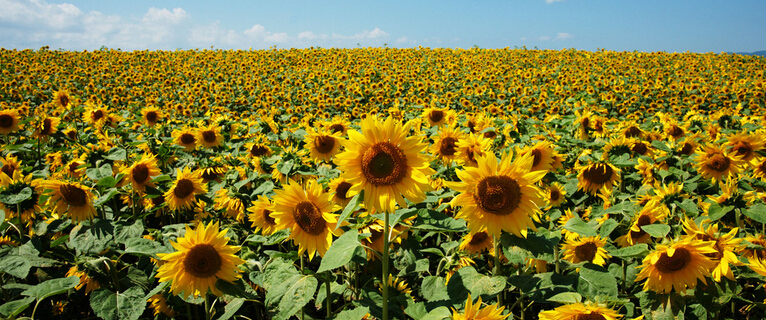
//> input picture ImageFeatures/ImageFeatures/images/sunflower.jpg, 766 x 320 px
$ ./main ../images/sunflower.jpg   (built with g++ and OpenCV 4)
//> lines starting //> are read from the running program, lines starting //| are printed output that depends on the picture; after the words box and inside, x2 and y2 are one past the last pixel; in counts of white or black regions, pixels touching at a corner belong together
//> further down, image is the input picture: 320 rows x 766 cols, CV_8UC3; mean B, G, R 51.9, 118.8, 124.9
### ImageFeatures/ImageFeatures/source/imgFeat.h
#ifndef IMGFEAT_H_
#define IMGFEAT_H_

#include <iostream>
#include <algorithm>

#include "opencv2/core/core.hpp"
#include "opencv2/highgui/highgui.hpp"
#include "opencv2/imgproc/imgproc.hpp"

using namespace cv;
using namespace std;

namespace feat
{
	const double EPS = 2.2204e-16;
	struct SBlob
	{
		Point position;
		double value;
		double sigma;
	};
	static bool compareBlob(const SBlob& lhs, const SBlob& rhs);
	Mat getHOGKernel(Size& ksize, double sigma);
	void extBlobFeat(Mat& imgSrc, vector<SBlob>& blobs);


	// edge detection
	enum sobelDirection{SOBEL_HORZ, SOBEL_VERT, SOBEL_BOTH};
	double getSobelEdge(const Mat& imgSrc, Mat& imgDst, double thresh = -1, int direction = SOBEL_BOTH);
	static double getCannyThresh(const Mat& inputArray, double percentage);
	void getCannyEdge(const Mat& imgSrc, Mat& imgDst, double lowThresh = -1, double highThresh = -1, double sigma = 1);


	void detectHarrisCorners(const Mat& imgSrc, Mat& imgDst, double alpha);
	void drawCornerOnImage(Mat& image, const Mat&binary);
	void detectHarrisLaplace(const Mat& imgSrc, Mat& imgDst);
}


#endif

### ImageFeatures/ImageFeatures/source/hogBlob.cpp
#include "imgFeat.h"

// [131 lines left out: function extBlobFeat, not called in this run]


Mat feat::getHOGKernel(Size& ksize, double sigma)
{
	Mat kernel(ksize, CV_64F);
	Point centPoint = Point((ksize.width -1)/2, ((ksize.height -1)/2));
	// first calculate Gaussian
	for (int i=0; i < kernel.rows; i++)
	{
		double* pData = kernel.ptr<double>(i);
		for (int j = 0; j < kernel.cols; j++)
		{
			double param = -((i - centPoint.y) * (i - centPoint.y) + (j - centPoint.x) * (j - centPoint.x)) / (2*sigma*sigma);
			pData[j] = exp(param);
		}
	}
	double maxValue;
	minMaxLoc(kernel, NULL, &maxValue);
	for (int i=0; i < kernel.rows; i++)
	{
		double* pData = kernel.ptr<double>(i);
		for (int j = 0; j < kernel.cols; j++)
		{
			if (pData[j] < EPS* maxValue)
			{
				pData[j] = 0;
			}
		}
	}

	double sumKernel = sum(kernel)[0];
	if (sumKernel != 0)
	{
		kernel = kernel / sumKernel;
	}
	// now calculate Laplacian
	for (int i=0; i < kernel.rows; i++)
	{
		double* pData = kernel.ptr<double>(i);
		for (int j = 0; j < kernel.cols; j++)
		{
			double addition = ((i - centPoint.y) * (i - centPoint.y) + (j - centPoint.x) * (j - centPoint.x) - 2*sigma*sigma)/(sigma*sigma*sigma*sigma);
			pData[j] *= addition;
		}
	}
	// make the filter sum to zero
	sumKernel = sum(kernel)[0];
	kernel -= (sumKernel/(ksize.width  * ksize.height));

	return kernel;
}

// [4 lines left out: function compareBlob, not called in this run]

### ImageFeatures/ImageFeatures/source/harrisLaplace.cpp
#include "imgFeat.h"

void feat::detectHarrisLaplace(const Mat& imgSrc, Mat& imgDst)
{
	Mat gray;
	if (imgSrc.channels() == 3)
	{
		cvtColor(imgSrc, gray, CV_BGR2GRAY);
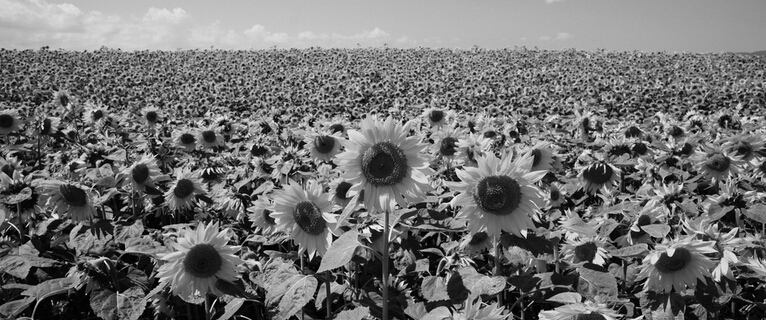
//> gray: 320 rows x 766 cols, CV_8UC1; min 0, max 254, mean 113
	}
	else
	{
		gray = imgSrc.clone();
	}
	gray.convertTo(gray, CV_64F);
//> gray: 320 rows x 766 cols, CV_64FC1

	/* 尺度设置*/
	double dSigmaStart = 1.5;
	double dSigmaStep = 1.2;
	int iSigmaNb = 13;

	vector<double> dvecSigma(iSigmaNb);
	for (int i = 0; i < iSigmaNb; i++)
	{
		dvecSigma[i] = dSigmaStart + i*dSigmaStep;
	}
	vector<Mat> harrisArray(iSigmaNb);

	for (int i = 0; i < iSigmaNb; i++)
	{
		double iSigmaI = dvecSigma[i];
		double iSigmaD = 0.7 * iSigmaI;

		int iKernelSize = 6*round(iSigmaD) + 1;
		/*微分算子*/
		Mat dx(1, iKernelSize, CV_64F);
		for (int k =0; k < iKernelSize; k++)
		{
			int pCent = (iKernelSize - 1) / 2;
			int x = k - pCent;
			dx.at<double>(0,i) = x * exp(-x*x/(2*iSigmaD*iSigmaD))/(iSigmaD*iSigmaD*iSigmaD*sqrt(2*CV_PI));
		}

		Mat dy = dx.t();
		Mat Ix,Iy;
		/*图像微分*/
		filter2D(gray, Ix, CV_64F, dx);
		filter2D(gray, Iy, CV_64F, dy);

		Mat Ix2,Iy2,Ixy;
		Ix2 = Ix.mul(Ix);
		Iy2 = Iy.mul(Iy);
		Ixy = Ix.mul(Iy);

		int gSize = 6*round(iSigmaI) + 1;
		Mat gaussKernel = getGaussianKernel(gSize, iSigmaI);
		filter2D(Ix2, Ix2, CV_64F, gaussKernel);
		filter2D(Iy2, Iy2, CV_64F, gaussKernel);
		filter2D(Ixy, Ixy, CV_64F, gaussKernel);

		/*自相关矩阵*/
		double alpha = 0.06;
		Mat detM = Ix2.mul(Iy2) - Ixy.mul(Ixy);
		Mat trace = Ix2 + Iy2;
		Mat cornerStrength = detM - alpha * trace.mul(trace);


		double maxStrength;
		minMaxLoc(cornerStrength, NULL, &maxStrength, NULL, NULL);
		Mat dilated;
		Mat localMax;
		dilate(cornerStrength, dilated, Mat());
		compare(cornerStrength, dilated, localMax, CMP_EQ);


		Mat cornerMap;
		double qualityLevel = 0.2;
		double thresh = qualityLevel * maxStrength;
		cornerMap = cornerStrength > thresh;
		bitwise_and(cornerMap, localMax, cornerMap);
		harrisArray[i] = cornerMap.clone();
	}
//> this loop made 13 passes
//> (maxStrength, thresh) on passes 3 to 13: (7.76e-05, 1.55e-05), (4.17e-06, 8.35e-07), (0.000685, 0.000137), (3.92e-05, 7.83e-06), (4.79e-06, 9.57e-07), (7.25e-07, 1.45e-07), (1.52e-07, 3.05e-08), (3.87e-08, 7.75e-09), (3.7e-07, 7.41e-08), (8.29e-08, 1.66e-08), (2.55e-08, 5.11e-09)
//> (maxStrength, thresh) on passes 1 to 2: (28.33, 5.67), (0.00799, 0.0016)
//> pass 1, in detectHarrisLaplace, `filter2D(gray, Ix, CV_64F, dx);`:
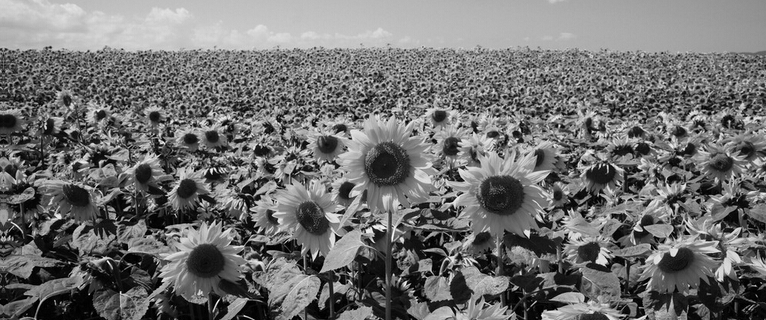
//> Ix: 320 rows x 766 cols, CV_64FC1; min 0, max 4.43, mean 1.97; drawn with min black and max white
//> pass 1, in detectHarrisLaplace, `filter2D(gray, Iy, CV_64F, dy);`:
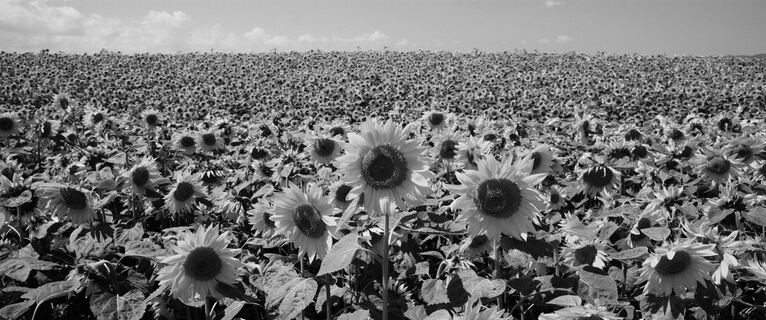
//> Iy: 320 rows x 766 cols, CV_64FC1; min 0, max 4.43, mean 1.99; drawn with min black and max white
//> pass 1, in detectHarrisLaplace, `Ix2 = Ix.mul(Ix);`:
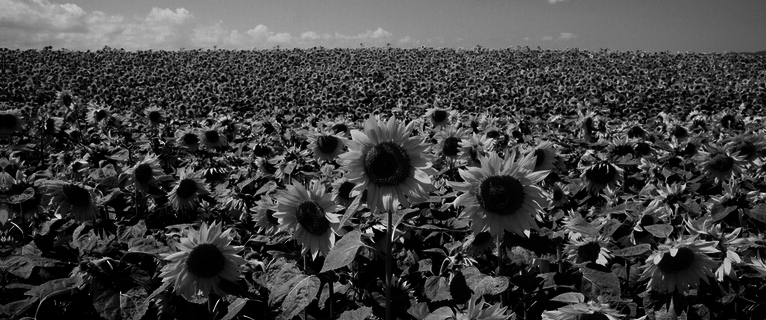
//> Ix2: 320 rows x 766 cols, CV_64FC1; min 0, max 19.65, mean 5.02; drawn with min black and max white
//> pass 1, in detectHarrisLaplace, `Iy2 = Iy.mul(Iy);`:
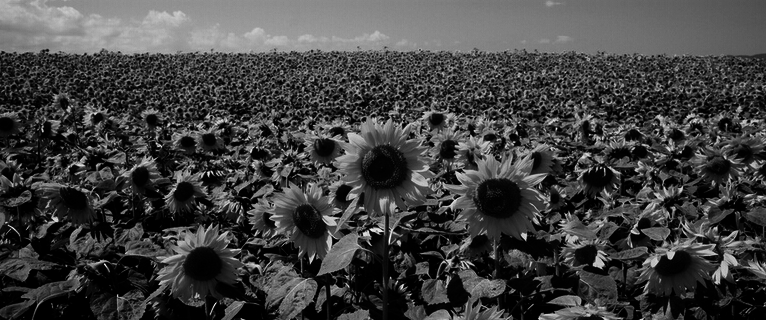
//> Iy2: 320 rows x 766 cols, CV_64FC1; min 0, max 19.65, mean 5.08; drawn with min black and max white

	/*计算尺度归一化Laplace算子*/
	vector<Mat> laplaceSnlo(iSigmaNb);
	for (int i = 0; i < iSigmaNb; i++)
	{
		double iSigmaL = dvecSigma[i];
		Size kSize = Size(6 * floor(iSigmaL) +1, 6 * floor(iSigmaL) +1);
		Mat hogKernel = getHOGKernel(kSize,iSigmaL);
		filter2D(gray, laplaceSnlo[i], CV_64F, hogKernel);
		laplaceSnlo[i] *= (iSigmaL * iSigmaL);
	}

	/*检测每个特征点在某一尺度LOG相应是否达到最大*/
	Mat corners(gray.size(), CV_8U, Scalar(0));
	for (int i = 0; i < iSigmaNb; i++)
	{
		for (int r = 0; r < gray.rows; r++)
		{
			for (int c = 0; c < gray.cols; c++)
			{
				if (i ==0)
				{
					if (harrisArray[i].at<uchar>(r,c) > 0 && laplaceSnlo[i].at<double>(r,c) > laplaceSnlo[i + 1].at<double>(r,c))
					{
						corners.at<uchar>(r,c) = 255;
					}
				}
				else if(i == iSigmaNb -1)
				{
					if (harrisArray[i].at<uchar>(r,c) > 0 && laplaceSnlo[i].at<double>(r,c) > laplaceSnlo[i - 1].at<double>(r,c))
					{
						corners.at<uchar>(r,c) = 255;
					}
				}
				else
				{
					if (harrisArray[i].at<uchar>(r,c) > 0 &&
					laplaceSnlo[i].at<double>(r,c) > laplaceSnlo[i + 1].at<double>(r,c) &&
					laplaceSnlo[i].at<double>(r,c) > laplaceSnlo[i - 1].at<double>(r,c))
					{
						corners.at<uchar>(r,c) = 255;
					}
				}
			}
		}
	}
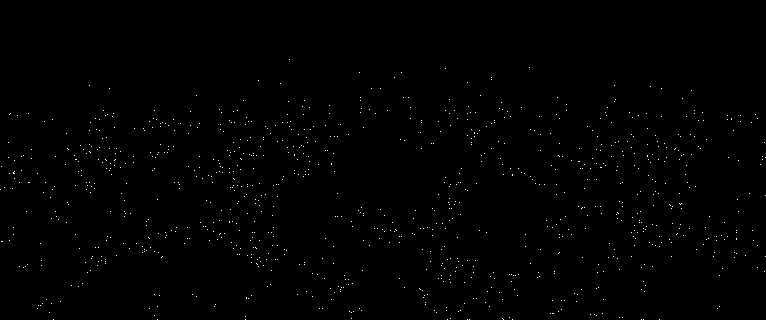
//> corners: 320 rows x 766 cols, CV_8UC1; 0.42% white in thin lines or dots, all inside (x1, y1, x2, y2) = (0, 59, 766, 320)
	imgDst = corners.clone();

}

### ImageFeatures/ImageFeatures/source/harris.cpp
#include "imgFeat.h"

// [59 lines left out: function detectHarrisCorners, not called in this run]

void feat::drawCornerOnImage(Mat& image, const Mat&binary)
{
    Mat_<uchar>::const_iterator it = binary.begin<uchar>();
    Mat_<uchar>::const_iterator itd = binary.end<uchar>();
    for (int i = 0; it != itd; it++, i++)
    {
        if (*it)
            circle(image, Point(i%image.cols, i / image.cols), 3, Scalar(0, 255, 0), 1);
    }
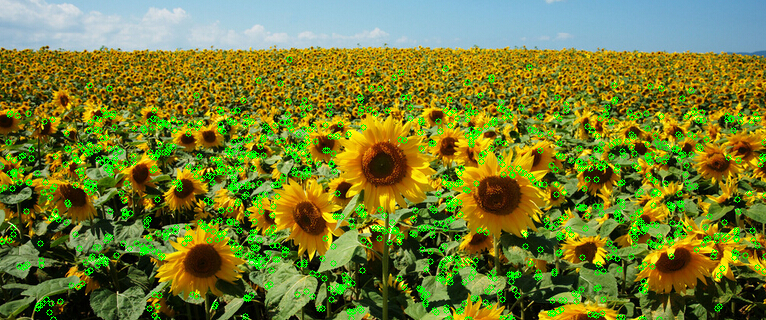
//> image: 320 rows x 766 cols, CV_8UC3; 6.1% of pixels changed, all inside (x1, y1, x2, y2) = (0, 56, 766, 320)
}

### ImageFeatures/ImageFeatures/source/main.cpp
#include "imgFeat.h"

int main(int argc, char** argv)
{
	Mat image = imread(argv[1]);
	Mat cornerMap;
	feat::detectHarrisLaplace(image ,cornerMap);
	feat::drawCornerOnImage(image, cornerMap);

	namedWindow("corners");
	imshow("corners", image);
	waitKey();
	return 0;
}
